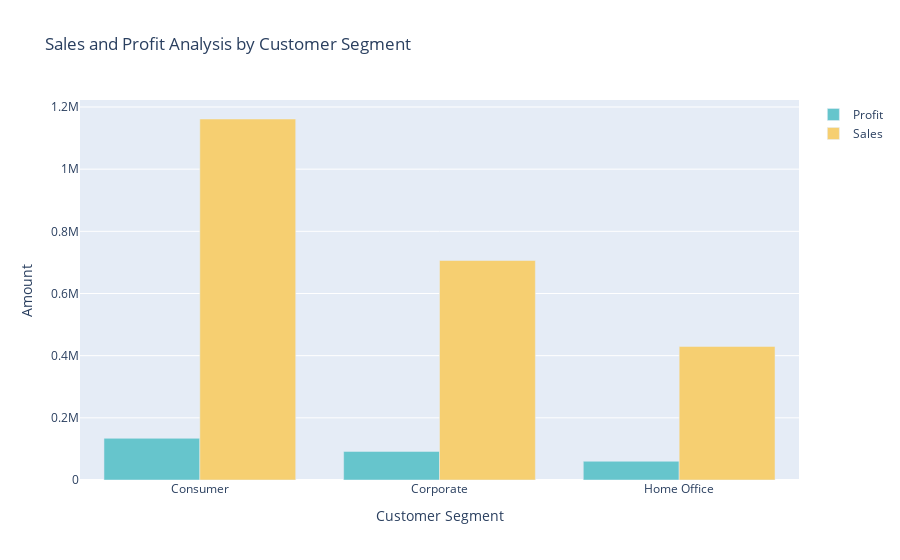

Source (notebook cell):
### Markdown cell above
# Sales and profit -customer segment

### Code cell
sales_profit_by_segment=data.groupby('Segment').agg({'Sales':'sum','Profit':'sum'}).reset_index()
color_palette = colors.qualitative.Pastel

fig=go.Figure()

fig.add_trace(go.Bar(x=sales_profit_by_segment['Segment'],
                      y=sales_profit_by_segment['Profit'],
                      name='Profit',
                      marker_color=color_palette[0]))

fig.add_trace(go.Bar(x=sales_profit_by_segment['Segment'],
                      y=sales_profit_by_segment['Sales'],
                      name='Sales',
                      marker_color=color_palette[1]))

fig.update_layout(title='Sales and Profit Analysis by Customer Segment',
                 xaxis_title='Customer Segment', yaxis_title='Amount')

fig.show()

### Figure 1 — Plotly figure (JSON) as saved in the notebook; plotly's stock layout.template omitted (floating-point values rounded to 4 significant figures)
{"data": [{"marker": {"color": "rgb(102, 197, 204)"}, "name": "Profit", "type": "bar", "x": ["Consumer", "Corporate", "Home Office"], "y": [134100.0, 91980.0, 60300.0]}, {"marker": {"color": "rgb(246, 207, 113)"}, "name": "Sales", "type": "bar", "x": ["Consumer", "Corporate", "Home Office"], "y": [1161000.0, 706100.0, 429700.0]}], "layout": {"title": {"text": "Sales and Profit Analysis by Customer Segment"}, "xaxis": {"title": {"text": "Customer Segment"}}, "yaxis": {"title": {"text": "Amount"}}}}
